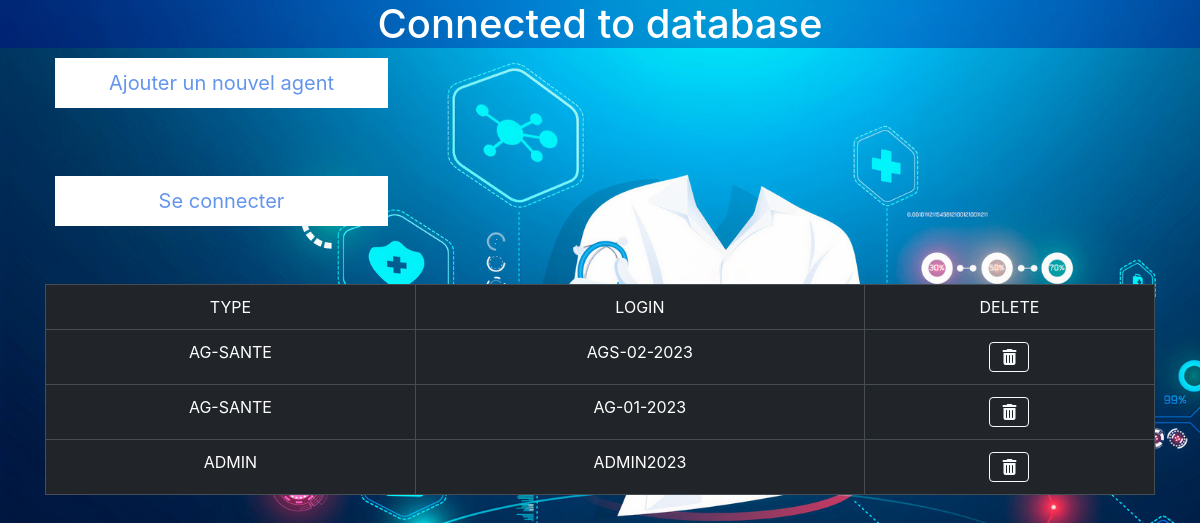
Page /views/listagent.php on the committed database.
### tables this page shows
CREATE TABLE `connexion` (
  `type` varchar(15) NOT NULL,
  `login` varchar(20) NOT NULL,
  `password` varchar(255) NOT NULL
);

### views/listagent.php (the view, shortened to what this page needs)
<?php
include("../repositories/db.php");
$result = mysqli_query($conn, "SELECT * FROM connexion ORDER BY login DESC");
?>
<!doctype html>
<html lang="fr">
  <head>
	<link rel="stylesheet" href="path/to/font-awesome/css/font-awesome.min.css">
	<link href="https://cdn.jsdelivr.net/npm/bootstrap@5.2.2/dist/css/bootstrap.min.css" rel="stylesheet">
	<link rel="stylesheet" href="https://stackpath.bootstrapcdn.com/bootstrap/4.3.1/css/bootstrap.min.css">
  </head>
  <body>
	<div class="container">
<a href="../views/ajout_agent.php" class="lien">Ajouter un nouvel agent</a><br/><br/>
<a href="../views/agsconnect.php" class="lien"> Se connecter</a><br/><br/>
	<table class="table table-dark table-bordered" width='100%' border=3>
	<tr bgcolor='#CCCCCC'>
		<td style="text-align: center;">TYPE</td>
		<td style="text-align: center;" >LOGIN</td>
		<td style="text-align: center;" >DELETE</td>
	</tr>
	<?php
    while ($res = mysqli_fetch_array($result)) {
        echo "<tr>";
		echo "<td style=text-align:center;>".$res['type']."</td>";
        echo "<td style=text-align:center;>".$res['login']."</td>";
		?>
        <td style="text-align: center; text-decoration:none;"><a href="../model/deleteag.php?login=<?php echo $res['login'];?>"><button type="button" class="btn btn-outline-light" name="supr"><i class="fa fa-trash" aria-hidden="true"></i></button></a></td>
	<?php
    }
    ?>
	</table>
	</div>
  </body>
</html>

### views/listagent.php (style rules this page uses)
body { background-image: url(../assets/images/backg.jpg); background-repeat: no-repeat; background-size: cover; width: 100%; height: 100vh; color: white; }
.lien { text-decoration: none; color: cornflowerblue; display: flex; justify-content: center; border: 10px solid white; background-color: white; font-size: 20px; font-weight: 400; width: 30%; margin: 10px; }

### rows in the picture
connexion: type "AG-SANTE", login "AGS-02-2023"
connexion: type "AG-SANTE", login "AG-01-2023"
connexion: type "ADMIN", login "ADMIN2023"
